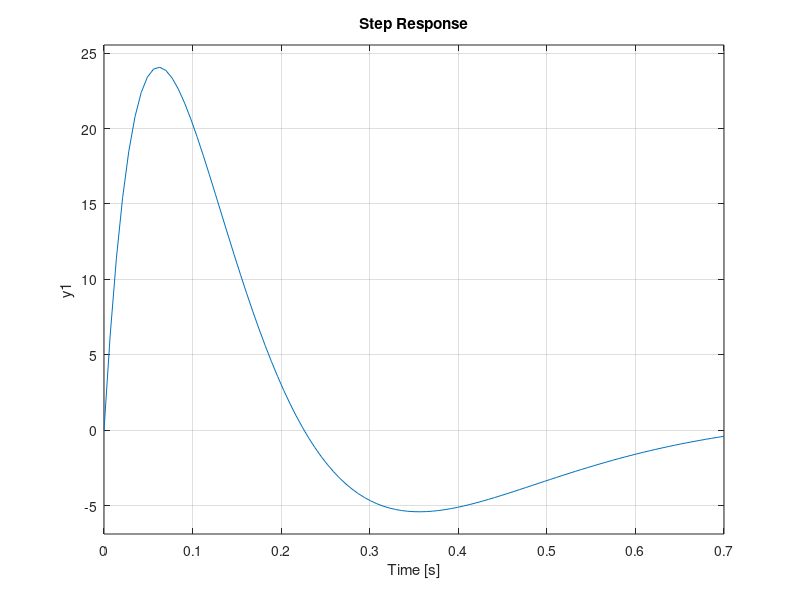

Reproduce this figure in MATLAB.
clf
close all
clear all
clc
pkg load control

K = 1;
taua = 1;
taub = 1;
tau1 = 0.1;
tau2 = 0.1;
tau3 = 0.1;

num = K*[taua taub 1];
den = [tau1*tau2*tau3 tau1*tau2+tau1*tau3+tau2*tau3 tau1+tau2+tau3 1];
G = tf(num,den)
step(G)
